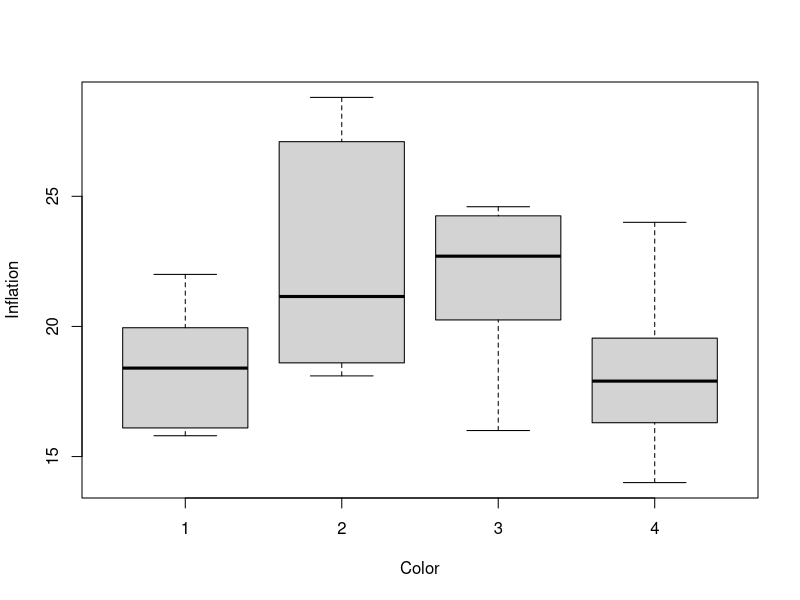
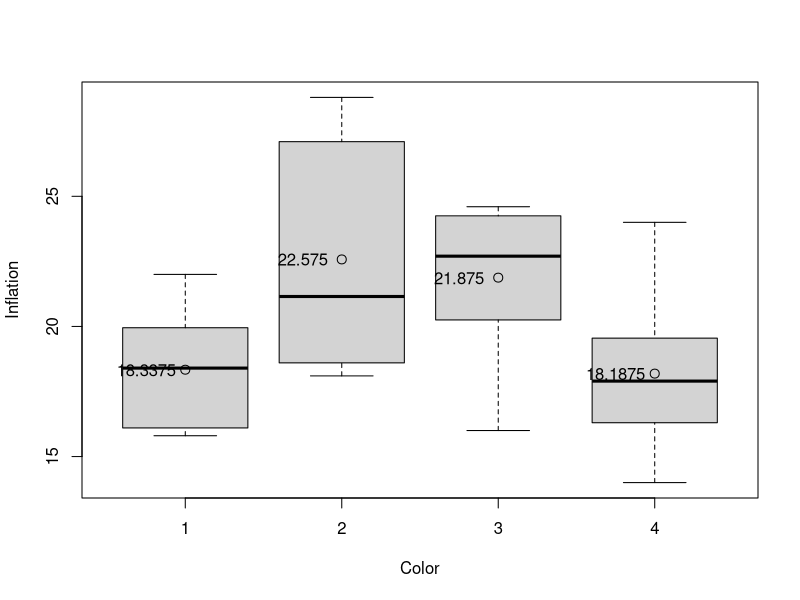
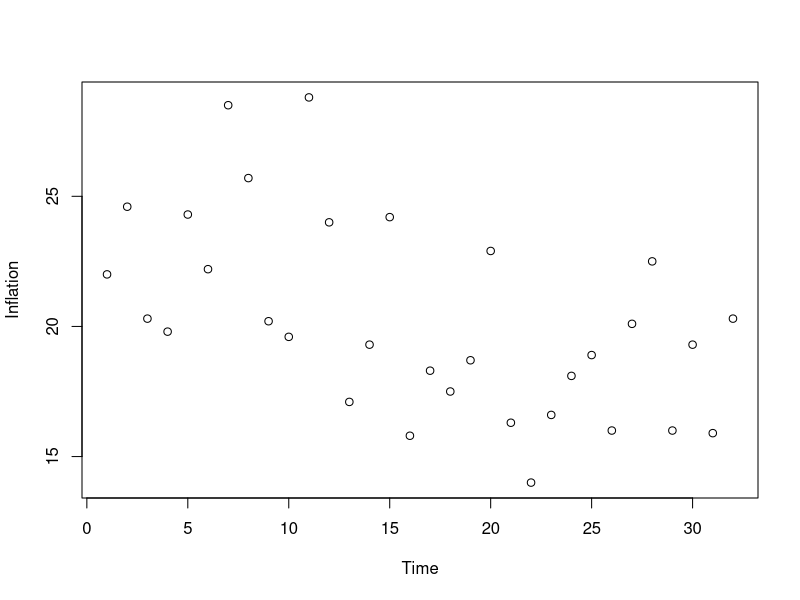
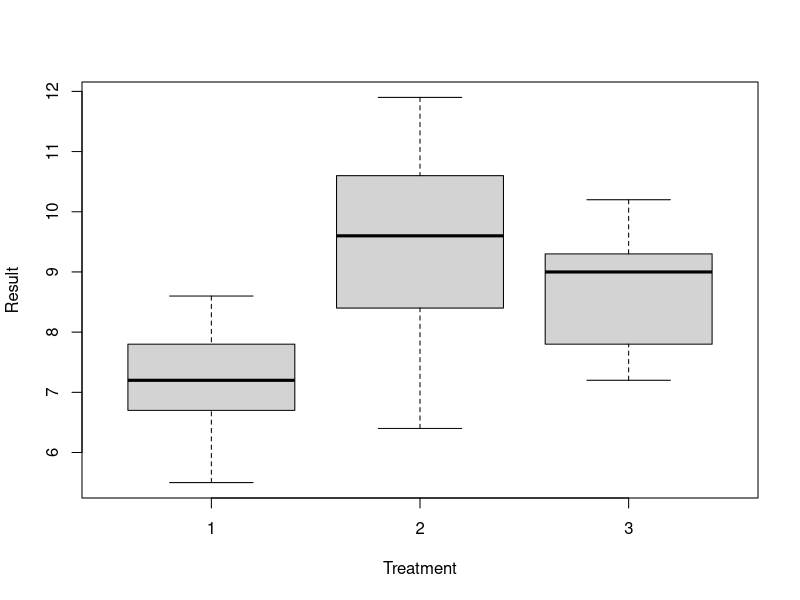
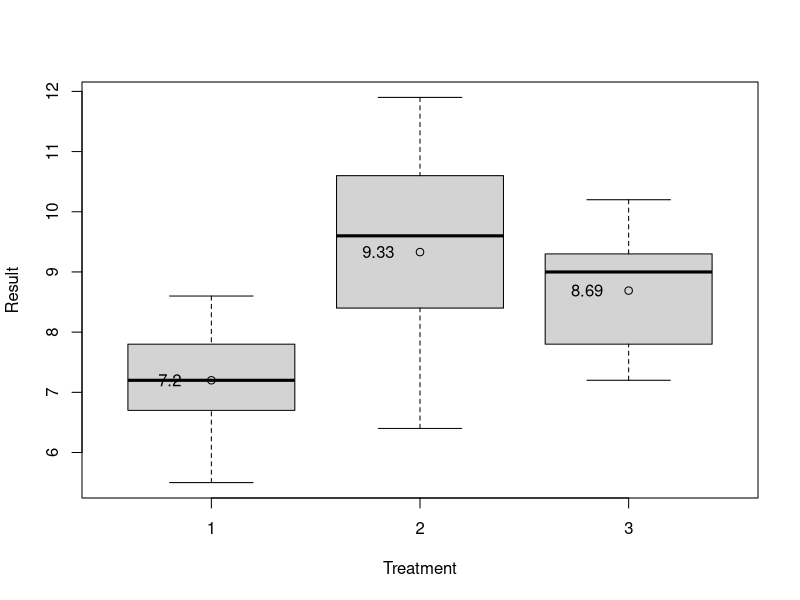

Reproduce these figures in R, in order.
## ---- chunk 1
library(tidyverse)
library(emmeans)
## ---- chunk 2
ballon_data <- data.frame("Time" = c(1, 2, 3, 4, 5, 6, 7, 8, 9, 10, 11, 12, 13, 14, 15, 16, 17, 18, 19, 20, 21, 22, 23, 
                                     24, 25, 26, 27, 28, 29, 30, 31, 32), "Color" = c(1, 3, 1, 4, 3, 2, 2, 2, 3, 1, 2, 
                                                                                      4, 4, 4, 3, 1, 2, 1, 4, 3, 1, 4, 
                                                                                      4, 2, 2, 4, 2, 3, 3, 1, 1, 3), 
                          "Inflation" = c(22.0, 24.6, 20.3, 19.8, 24.3, 22.2, 28.5, 25.7, 20.2, 19.6, 28.8, 24, 17.1, 
                                          19.3, 24.2, 15.8, 18.3, 17.5, 18.7, 22.9, 16.3, 14.0, 16.6, 18.1, 18.9, 16, 
                                          20.1, 22.5, 16, 19.3, 15.9, 20.3))
ballon_data$Color.fac <- as.factor(ballon_data$Color)
## ---- chunk 3
boxplot(ballon_data$Inflation ~ ballon_data$Color, xlab = "Color", ylab = "Inflation")
## ---- chunk 4
means <- as.data.frame(tapply(ballon_data$Inflation, ballon_data$Color.fac, mean))
means <- means %>% mutate(Color = c(1:4)) %>% rename(Mean = `tapply(ballon_data$Inflation, ballon_data$Color.fac, mean)`)
means


boxplot(ballon_data$Inflation ~ ballon_data$Color, xlab = "Color", ylab = "Inflation")
points(means$Color, means$Mean, cex = 1.20) 
text(1:4 - 0.25, means$Mean, labels = means$Mean)
## ---- chunk 5
model <- lm(Inflation ~ Color.fac, data = ballon_data)
anova(model)
# Hypothesis Test
summary(model)
## ---- chunk 6
plot(ballon_data$Time, ballon_data$Inflation, xlab = "Time", ylab = "Inflation")
## ---- chunk 7
trout_data <- data.frame('Result' = c(6.7, 7.8, 5.5, 8.4, 7, 7.8, 8.6, 7.4, 5.8, 7.0, 9.9, 8.4, 10.4, 9.3, 10.7, 11.9, 
                                      7.1, 6.4, 8.6, 10.6,9.3, 9.3, 7.2, 7.8, 9.3, 10.2, 8.7, 8.6, 9.3, 7.2), 
                         "Treatment" = c(rep(1, 10), rep(2, 10), rep(3, 10)))
trout_data$TreatFac = as.factor(trout_data$Treatment)
## ---- chunk 8
boxplot(trout_data$Result ~ trout_data$Treatment, xlab = "Treatment", ylab = "Result")
## ---- chunk 9
model <- lm(Result ~ TreatFac, data = trout_data)
lsmean <- lsmeans(model, "TreatFac"); lsmean
X <- summary(lsmean)

boxplot(trout_data$Result ~ trout_data$Treatment, xlab = "Treatment", ylab = "Result")
points(1:3, as.numeric(X$lsmean))
text(1:3 - 0.2, as.numeric(X$lsmean), labels = X$lsmean)
## ---- chunk 10
summary(model)
## ---- chunk 11
r = 4
n = 10
v = 4
s.var = tapply(trout_data$Result, trout_data$TreatFac, var)
sigma2.hat.upper = sum((r-1)*s.var)/qchisq(0.975, n - v); sigma2.hat.upper
